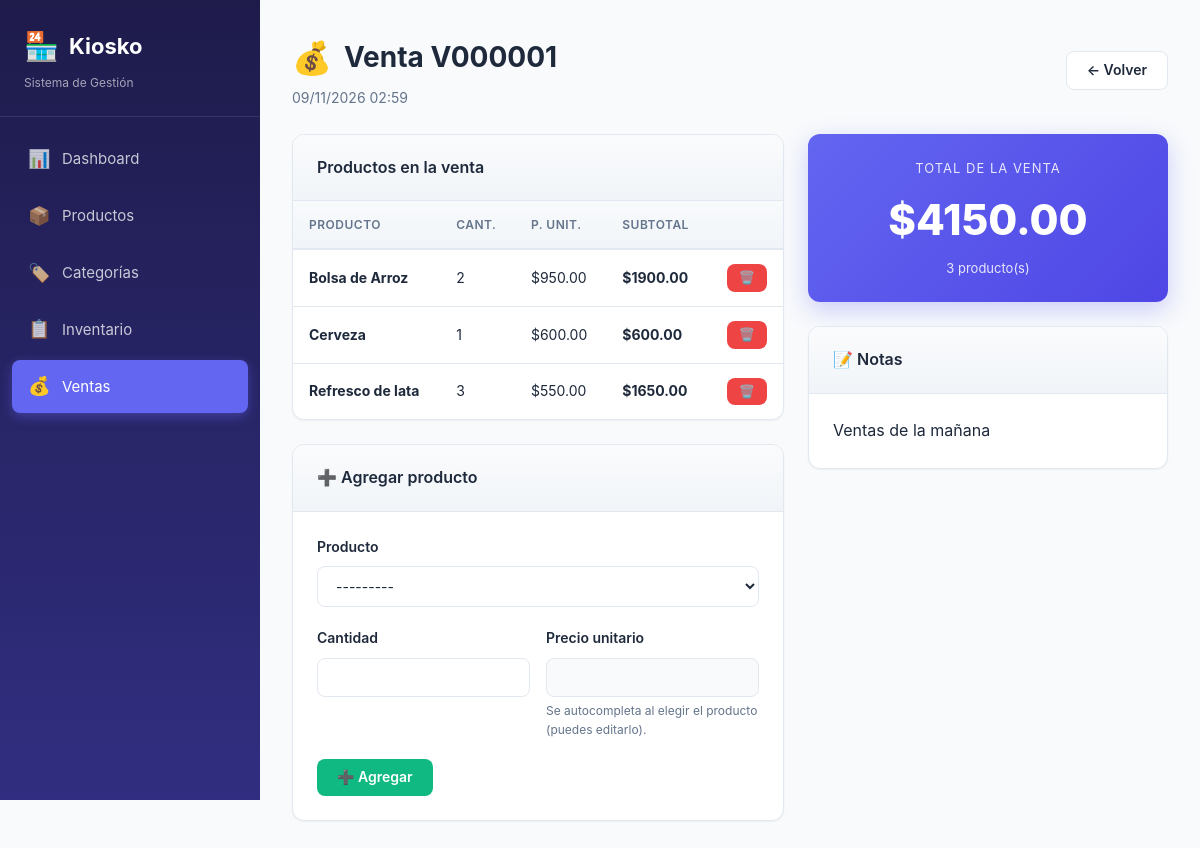
The app's page /ventas/1/ with its own data.
### tienda/models.py (models this page shows, shortened)
class Venta(models.Model):
    folio = models.CharField(max_length=20, unique=True, editable=False)
    fecha = models.DateTimeField(default=timezone.now)
    total = models.DecimalField(max_digits=12, decimal_places=2, default=0)
    notas = models.TextField(blank=True, null=True)
    class Meta:
        verbose_name = 'Venta'
        verbose_name_plural = 'Ventas'
        ordering = ['-fecha']

class DetalleVenta(models.Model):
    venta = models.ForeignKey(Venta, on_delete=models.CASCADE,
                              related_name='detalles')
    producto = models.ForeignKey(Producto, on_delete=models.CASCADE)
    cantidad = models.PositiveIntegerField(validators=[MinValueValidator(1)])
    precio_unitario = models.DecimalField(max_digits=10, decimal_places=2)
    class Meta:
        verbose_name = 'Detalle de Venta'
        verbose_name_plural = 'Detalles de Venta'
    @property
    def subtotal(self):
        return self.cantidad * self.precio_unitario

class Producto(models.Model):
    nombre = models.CharField(max_length=150)
    precio_venta = models.DecimalField(max_digits=10, decimal_places=2,
                                        validators=[MinValueValidator(0)])
    categoria = models.ForeignKey(Categoria, on_delete=models.CASCADE,
                                  related_name='productos')
    creado = models.DateTimeField(auto_now_add=True)
    class Meta:
        verbose_name = 'Producto'
        verbose_name_plural = 'Productos'
        ordering = ['nombre']

### tienda/views.py (the view, shortened to what this page needs)
# urls.py: path('ventas/<int:pk>/', views.venta_detalle, name='venta_detalle'),
def venta_detalle(request, pk):
    venta = get_object_or_404(Venta, pk=pk)
    detalles = venta.detalles.select_related('producto')
    form = DetalleVentaForm()
    return render(request, 'ventas/detalle.html', {
        'venta': venta, 'detalles': detalles, 'form': form,
        'seccion': 'ventas'
    })

### tienda/forms.py
class DetalleVentaForm(forms.ModelForm):
    class Meta:
        model = DetalleVenta
        fields = ['producto', 'cantidad', 'precio_unitario']
        widgets = {
            'producto': forms.Select(attrs={
                'class': 'form-input',
                'id': 'id_producto',
            }),
            'cantidad': forms.NumberInput(attrs={
                'class': 'form-input',
                'min': 1,
                'id': 'id_cantidad',
            }),
            'precio_unitario': forms.NumberInput(attrs={
                'class': 'form-input',
                'step': '0.01',
                'id': 'id_precio_unitario',
            }),
        }
    def __init__(self, *args, **kwargs):
        super().__init__(*args, **kwargs)
        self.fields['producto'].queryset = Producto.objects.select_related('categoria')
        self.fields['producto'].label_from_instance = (
            lambda obj: f"{obj.nombre} — ${obj.precio_venta:.2f}"
        )
        self.fields['precio_unitario'].required = True

### templates/ventas/detalle.html (shortened to what this page needs)
{% extends 'base.html' %}
{% block content %}
<div class="page-header">
    <div>
        <h1 class="page-title"><span class="title-icon">💰</span> Venta {{ venta.folio }}</h1>
        <p class="page-subtitle">{{ venta.fecha|date:"d/m/Y H:i" }}</p>
    </div>
    <a href="{% url 'venta_lista' %}" class="btn btn-secondary">← Volver</a>
</div>
<div class="venta-grid">
    <div>
        <div class="card mb-4">
            <div class="card-header">
                <h3>Productos en la venta</h3>
            </div>
            {% if detalles %}
            <div class="table-scroll">
                <table>
                    <thead>
                        <tr>
                            <th>Producto</th>
                            <th>Cant.</th>
                            <th>P. Unit.</th>
                            <th>Subtotal</th>
                            <th></th>
                        </tr>
                    </thead>
                    <tbody>
                        {% for d in detalles %}
                        <tr>
                            <td><strong>{{ d.producto.nombre }}</strong></td>
                            <td>{{ d.cantidad }}</td>
                            <td>${{ d.precio_unitario|floatformat:2 }}</td>
                            <td><strong>${{ d.subtotal|floatformat:2 }}</strong></td>
                            <td class="text-right">
                                <a href="{% url 'detalle_eliminar' d.pk %}" class="btn btn-danger btn-sm">🗑️</a>
                            </td>
                        </tr>
                        {% endfor %}
                    </tbody>
                </table>
            </div>
            {% else %}
            <div class="empty-state" style="padding:40px;">
                <div class="empty-icon">📦</div>
                <p>Aún no hay productos en esta venta</p>
            </div>
            {% endif %}
        </div>
        <div class="card">
            <div class="card-header">
                <h3>➕ Agregar producto</h3>
            </div>
            <div class="card-body">
                <form method="post" id="form-agregar-detalle">
                    <div class="form-group">
                        <label for="id_producto">Producto</label>
                        {{ form.producto }}
                    </div>
                    <div style="display:grid;grid-template-columns:1fr 1fr;gap:16px;">
                        <div class="form-group">
                            <label for="id_cantidad">Cantidad</label>
                            {{ form.cantidad }}
                        </div>
                        <div class="form-group">
                            <label for="id_precio_unitario">Precio unitario</label>
                            {{ form.precio_unitario }}
                            <div class="form-help">Se autocompleta al elegir el producto (puedes editarlo).</div>
                        </div>
                    </div>
                    <button type="submit" class="btn btn-success">➕ Agregar</button>
                </form>
            </div>
        </div>
    </div>
    <div>
        <div class="venta-total-box">
            <div class="total-label">Total de la venta</div>
            <div class="total-value">${{ venta.total|floatformat:2 }}</div>
            <div class="total-sub">{{ detalles|length }} producto(s)</div>
        </div>
        {% if venta.notas %}
        <div class="card mt-4">
            <div class="card-header">
                <h3>📝 Notas</h3>
            </div>
            <div class="card-body">
                <p>{{ venta.notas }}</p>
            </div>
        </div>
        {% endif %}
    </div>
</div>
{% endblock %}

### static/css/style.css (style rules this page uses)
* { margin: 0; padding: 0; box-sizing: border-box; }
:root { --primary: #6366f1; --primary-dark: #4f46e5; --primary-light: #818cf8; --secondary: #ec4899; --success: #10b981; --warning: #f59e0b; --danger: #ef4444; --bg: #f8fafc; --surface: #ffffff; --text: #1e293b; --text-muted: #64748b; --border: #e2e8f0; --shadow-sm: 0 1px 2px rgba(0,0,0,0.05); --shadow: 0 4px 6px -1px rgba(0,0,0,0.1), 0 2px 4px -1px rgba(0,0,0,0.06); --shadow-lg: 0 10px 25px -3px rgba(0,0,0,0.1); --radius: 12px; --radius-sm: 8px; --sidebar-width: 260px; }
body { font-family: -apple-system, BlinkMacSystemFont, 'Segoe UI', Roboto, 'Helvetica Neue', Arial, sans-serif; background: var(--bg); color: var(--text); line-height: 1.6; min-height: 100vh; }
.page-header { display: flex; justify-content: space-between; align-items: center; margin-bottom: 24px; flex-wrap: wrap; gap: 16px; }
.page-title { font-size: 28px; font-weight: 700; color: var(--text); display: flex; align-items: center; gap: 12px; }
.page-title .title-icon { font-size: 32px; }
.page-subtitle { color: var(--text-muted); font-size: 14px; margin-top: 4px; }
.btn { display: inline-flex; align-items: center; gap: 8px; padding: 10px 20px; border: none; border-radius: var(--radius-sm); font-size: 14px; font-weight: 600; cursor: pointer; text-decoration: none; transition: all 0.2s; line-height: 1.2; font-family: inherit; }
.btn-success { background: var(--success); color: white; }
.btn-danger { background: var(--danger); color: white; }
.btn-secondary { background: white; color: var(--text); border: 1px solid var(--border); }
.btn-sm { padding: 6px 12px; font-size: 13px; }
.card { background: var(--surface); border-radius: var(--radius); box-shadow: var(--shadow-sm); border: 1px solid var(--border); overflow: hidden; }
.card-body { padding: 24px; }
.card-header { padding: 20px 24px; border-bottom: 1px solid var(--border); background: linear-gradient(180deg, #fafbfc 0%, #f1f5f9 100%); }
.card-header h3 { font-size: 16px; font-weight: 600; }
.table-scroll { overflow-x: auto; }
table { width: 100%; border-collapse: collapse; font-size: 14px; }
thead { background: linear-gradient(180deg, #f8fafc 0%, #f1f5f9 100%); }
th { text-align: left; padding: 14px 16px; font-weight: 600; color: var(--text-muted); font-size: 12px; text-transform: uppercase; letter-spacing: 0.5px; border-bottom: 2px solid var(--border); }
td { padding: 14px 16px; border-bottom: 1px solid var(--border); color: var(--text); }
tbody tr:last-child td { border-bottom: none; }
tbody tr { transition: background 0.15s; }
.form-input { padding: 10px 14px; border: 1px solid var(--border); border-radius: var(--radius-sm); font-size: 14px; font-family: inherit; background: white; transition: all 0.2s; min-width: 200px; color: var(--text); }
select.form-input { cursor: pointer; }
.form-group { margin-bottom: 20px; }
.form-group label { display: block; font-size: 14px; font-weight: 600; margin-bottom: 8px; color: var(--text); }
.form-group .form-input { width: 100%; min-width: 0; }
.form-help { font-size: 12px; color: var(--text-muted); margin-top: 4px; }
.venta-grid { display: grid; grid-template-columns: 1fr 360px; gap: 24px; align-items: start; }
.venta-total-box { background: linear-gradient(135deg, var(--primary) 0%, var(--primary-dark) 100%); color: white; padding: 24px; border-radius: var(--radius); text-align: center; box-shadow: 0 8px 24px rgba(99,102,241,0.3); }
.venta-total-box .total-label { font-size: 13px; text-transform: uppercase; letter-spacing: 1px; opacity: 0.85; }
.venta-total-box .total-value { font-size: 42px; font-weight: 800; margin-top: 8px; }
.venta-total-box .total-sub { font-size: 13px; opacity: 0.85; margin-top: 4px; }
.text-right { text-align: right; }
.mt-4 { margin-top: 24px; }
.mb-4 { margin-bottom: 24px; }
#id_precio_unitario { background: #f8fafc; font-weight: 600; color: var(--primary-dark); }

### records on screen
Venta: folio "V000001", fecha "09/11/2026 02:59", total "4150.00", notas "Ventas de la mañana"
DetalleVenta: producto.nombre "Bolsa de Arroz", cantidad "2", precio_unitario "950.00", subtotal "1900.00"
DetalleVenta: producto.nombre "Cerveza", cantidad "1", precio_unitario "600.00", subtotal "600.00"
DetalleVenta: producto.nombre "Refresco de lata", cantidad "3", precio_unitario "550.00", subtotal "1650.00"

### other values on screen
{{ detalles|length }} "3"
